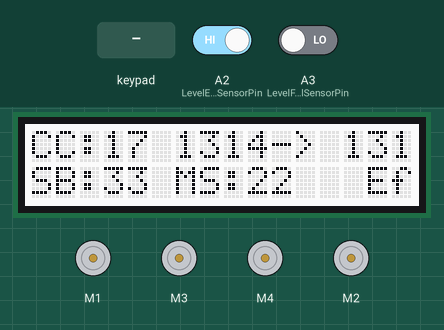
Recording of a sketch running on a simulated Arduino Uno, built with avr-gcc and run on an emulated ATmega328P. On the bench: 4 × DC motor (green arrow = forward, orange = backward, longer = faster), 16×2 character LCD. The test bench sets the inputs (shaded band); at power-on: A2 (LevelEmptySensorPin) HIGH, A3 (LevelFullSensorPin) LOW.

Above: at 1.7 s.
1.8 s: A2 (LevelEmptySensorPin) driven LOW
At 2.9 s:
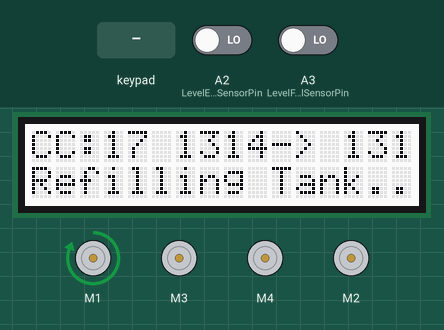
3.4 s: A3 (LevelFullSensorPin) driven HIGH
At 8.54 s:
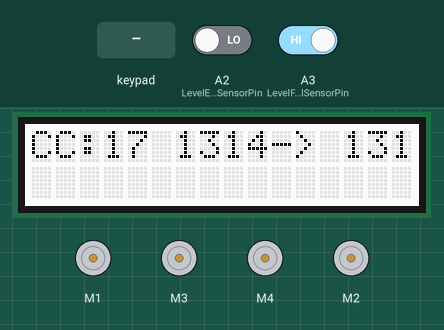
9.8 s: key 'S' pressed
At 14.3 s:
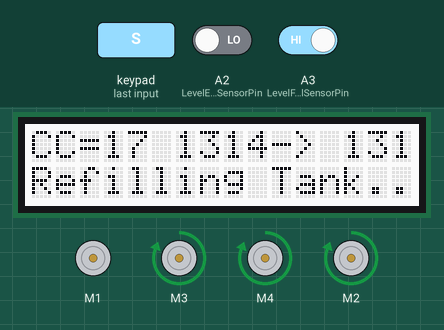
20.1 s: A2 (LevelEmptySensorPin) driven HIGH
At 25.1 s:
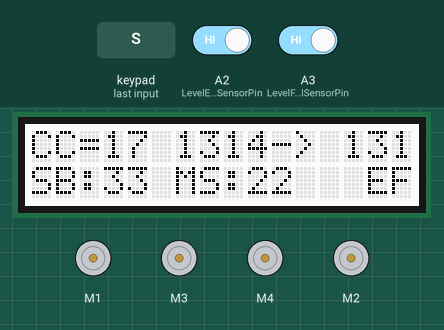
25.6 s: A3 (LevelFullSensorPin) driven LOW
At 26.7 s:
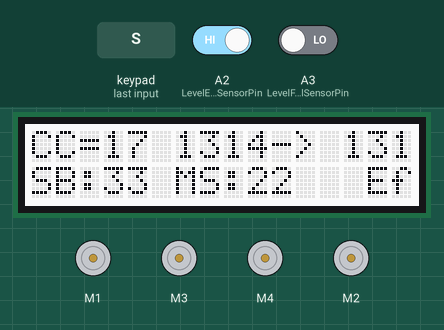
27.2 s: key 'S' pressed
At 28.4 s:
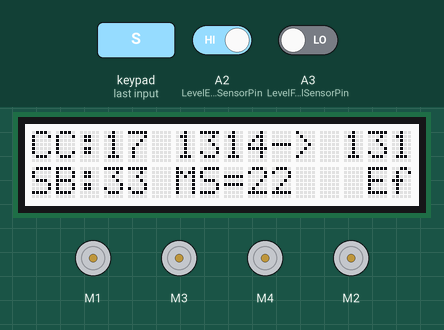
Timing chart, 0 to 29.9 s (numbered marks = the images above; inputs shaded):
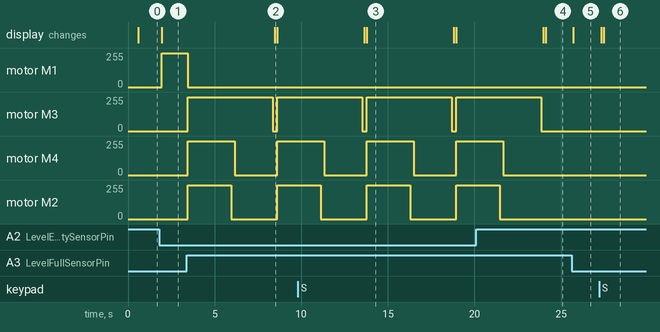

Measured:
- after the input at 1.8 s, motor M1: stopped → forward 255/255 after 0.16 s; the display: changes after 0.16 s (image 1)
- after the input at 3.4 s, motor M1: forward 255/255 → stopped after 0.06 s; motor M3: stopped → forward 255/255 after 0.06 s, → stopped 4.9 s later, → forward 255/255 0.27 s later
- after the input at 9.8 s, the display: first differs from a run without the input after 4.0 s (image 3)
- after the input at 20.1 s, motor M3: goes on until 23.9 s, then stays stopped; motor M4: goes on until 21.7 s, then stays stopped; motor M2: goes on until 21.5 s, then stays stopped; the display: first differs from a run without the input after 4.0 s (image 4)
- after the input at 25.6 s, the display: changes after 0.11 s (image 5)
- after the input at 27.2 s, the display: first changes after 0.12 s (image 6 shows a later state)
- what the display in image 3 shows lasts 5.0 s, from 13.8 s to 18.8 s

The sketch:

water.ino
```cpp
#include <Adafruit_RGBLCDShield.h>
#include <Adafruit_MotorShield.h>
#include <EEPROM.h>
#include "GravityTDS.h"

// TDS-IN
#define TdsInSensorPin A1
// TDS-OUT
#define TdsOutSensorPin A0
// Level FULL
#define LevelFullSensorPin A3
// Level EMPTY
#define LevelEmptySensorPin A2

GravityTDS gravityTdsIn, gravityTdsOut;

float temperature = 25, tdsInValue = 0, tdsOutValue = 0;
int LevelFullValue = 0, LevelEmptyValue = 0;

// The shield uses the I2C SCL and SDA pins. On classic Arduinos
// this is Analog 4 and 5 so you can't use those for analogRead() anymore
// However, you can connect other I2C sensors to the I2C bus and share
// the I2C bus.
Adafruit_RGBLCDShield lcd = Adafruit_RGBLCDShield();

// These #defines make it easy to set the backlight color
#define RED 0x1
#define YELLOW 0x3
#define GREEN 0x2
#define TEAL 0x6
#define BLUE 0x4
#define VIOLET 0x5
#define WHITE 0x7

// Create the motor shield object with the default I2C address
Adafruit_MotorShield AFMS = Adafruit_MotorShield();

// Connect a stepper motor with 200 steps per revolution (1.8 degree)
// to motor port #2 (M3 and M4)
Adafruit_StepperMotor *myStepper = AFMS.getStepper(200, 2);
// And connect DC motors to ports
Adafruit_DCMotor *IN = AFMS.getMotor(1);
Adafruit_DCMotor *CC = AFMS.getMotor(2);
Adafruit_DCMotor *SB = AFMS.getMotor(3);
Adafruit_DCMotor *MS = AFMS.getMotor(4);

int sb = 33, ms = 22, cc = 17;

char str[100], a[16], b[16];

void savesettings() {
  // write magic so we know that settings have been set
  EEPROM.write(0, 137);
  EEPROM.write(1, sb);
  EEPROM.write(2, ms);
  EEPROM.write(3, cc);
}

void restoresettings() {
  byte magic_t;
  magic_t = EEPROM.read(0);
  if(magic_t == 137) {
    sb = EEPROM.read(1);
    ms = EEPROM.read(2);
    cc = EEPROM.read(3);
  }
}

char *ftoa(char *a, double f, int precision)
{
  long p[] = {0,10,100,1000,10000,100000,1000000,10000000,100000000};

  char *ret = a;
  long heiltal = (long)f;
  itoa(heiltal, a, 10);
  while (*a != '\0') a++;
  if(precision > 0) {
    *a++ = '.';
    long desimal = abs((long)((f - heiltal) * p[precision]));
    itoa(desimal, a, 10);
  }
  return ret;
}

/**functions**/
void setup(){
  restoresettings();

  AFMS.begin();
  IN->setSpeed(255);
  IN->run(RELEASE);
  SB->setSpeed(255);
  SB->run(RELEASE);
  MS->setSpeed(255);
  MS->run(RELEASE);
  CC->setSpeed(255);
  CC->run(RELEASE);
  delay(500);

  lcd.begin(16, 2);               // start the library
  lcd.setBacklight(WHITE);
  //lcd.setCursor(0,0);             // set the LCD cursor   position
  //lcd.print("Push the buttons");  // print a simple message on the LCD

  gravityTdsIn.setPin(TdsInSensorPin);
  gravityTdsIn.setAref(5.0);  //reference voltage on ADC, default 5.0V on Arduino UNO
  gravityTdsIn.setAdcRange(1024);  //1024 for 10bit ADC;4096 for 12bit ADC
  gravityTdsIn.setKvalueAddress(4);
  gravityTdsIn.begin();  //initialization

  gravityTdsOut.setPin(TdsOutSensorPin);
  gravityTdsOut.setAref(5.0);  //reference voltage on ADC, default 5.0V on Arduino UNO
  gravityTdsOut.setAdcRange(1024);  //1024 for 10bit ADC;4096 for 12bit ADC
  gravityTdsOut.setKvalueAddress(8);
  gravityTdsOut.begin();  //initialization

  pinMode(LevelFullSensorPin, INPUT);
  pinMode(LevelEmptySensorPin, INPUT);
}

// 5,000g / 1,000,000 = 5mg per ppm
// to get 22ppm of a 5% solution:
// each gram of solution is 50mg of minerals
// 22 / 5 = 4.4g
// to get 4.4g we need to calculate number of seconds:
// 24g in 30 sec = 1.25 seconds per gram
// 20g in 30 sec = 1.5 seconds per gram
// 4.4 x 150 = 6.60 sec
int sb_per = 150, ms_per = 125, cc_per = 150;

void AddMinerals() {
  int i, sb_time, ms_time, cc_time, max_time;

  // begin pumping minerals

  // Sodium Bicarbonate
  SB->setSpeed(255);
  SB->run(FORWARD);

  // Magnesium Sulfate
  MS->setSpeed(255);
  MS->run(FORWARD);

  // Calcium Chloride
  CC->setSpeed(255);
  CC->run(FORWARD);

  sb_time = (((sb * 10) / 5) * sb_per) / 200;
  ms_time = (((ms * 10) / 5) * ms_per) / 200;
  cc_time = (((cc * 10) / 5) * cc_per) / 200;

  // calculate max
  if(sb_time > ms_time) max_time = sb_time;
  else max_time = ms_time;
  if(max_time < cc_time) max_time = cc_time;

  for(i = 0; i <= max_time; i++) {
    if(i == sb_time)
      SB->run(RELEASE);
    if(i == ms_time)
      MS->run(RELEASE);
    if(i == cc_time)
      CC->run(RELEASE);
    delay(100);
  }

  // close valve
  SB->run(RELEASE);
  MS->run(RELEASE);
  CC->run(RELEASE);
}

int RefillTimeout = 10 * 60 * 10; // 10 minutes
void RefillTank() {
  int i;

  // open valve to start filling tank
  IN->setSpeed(255);
  IN->run(FORWARD);

  // poll until tank is full or we reach our timeout
  for(i = 0; i < RefillTimeout; i++) {
      LevelFullValue = digitalRead(LevelFullSensorPin);
      if(LevelFullValue) break;
      delay(100);
  }

  // close valve
  IN->run(RELEASE);

  AddMinerals();
}

int count = 0;
int disconnected = 0;
int select = 0;

void loop(){
  switch (lcd.readButtons()){
    case BUTTON_RIGHT:{
      switch(select) {
        case 0:
          IN->run(RELEASE);
          break;
        case 1:
          CC->run(RELEASE);
          break;
        case 2:
          SB->run(RELEASE);
          break;
        case 3:
          MS->run(RELEASE);
          break;
      }
      break;
    }
    case BUTTON_LEFT:{
      switch(select) {
        case 0:
          IN->setSpeed(255);
          IN->run(FORWARD);
          break;
        case 1:
          CC->setSpeed(255);
          CC->run(FORWARD);
          break;
        case 2:
          SB->setSpeed(255);
          SB->run(FORWARD);
          break;
        case 3:
          MS->setSpeed(255);
          MS->run(FORWARD);
          break;
      }
      break;
    }
    case BUTTON_UP:{
      switch(select) {
        case 1:
          cc++;
          break;
        case 2:
          sb++;
          break;
        case 3:
          ms++;
          break;
      }
      savesettings();
      break;
    }
    case BUTTON_DOWN:{
      switch(select) {
        case 1:
          cc--;
          break;
        case 2:
          sb--;
          break;
        case 3:
          ms--;
          break;
      }
      savesettings();
      break;
    }
    case BUTTON_SELECT:{
      select++;
      select %= 4;
      break;
    }
  }

  //temperature = readTemperature();  //add your temperature sensor and read it

  if(count == 0) {
    gravityTdsIn.setTemperature(temperature);  // set the temperature and execute temperature compensation
    gravityTdsIn.update();  //sample and calculate
    tdsInValue = gravityTdsIn.getTdsValue();  // then get the value
    ftoa(a, tdsInValue, 0);

    gravityTdsOut.setTemperature(temperature);  // set the temperature and execute temperature compensation
    gravityTdsOut.update();  //sample and calculate
    tdsOutValue = gravityTdsOut.getTdsValue();  // then get the value
    ftoa(b, tdsOutValue, 0);

    if((tdsInValue > 999) || (tdsOutValue > 999) || (tdsInValue == 0) || (tdsOutValue == 0)) {
      tdsInValue = tdsOutValue = 0;
      disconnected = 1;
    } else {
      disconnected = 0;
    }
  }
  disconnected = 0;

  count++;
  count %= 100;

  if(!tdsOutValue) tdsOutValue = 0.0;

  LevelFullValue = digitalRead(LevelFullSensorPin);
  LevelEmptyValue = digitalRead(LevelEmptySensorPin);

  lcd.setCursor(6, 0);
  lcd.print(a);
  lcd.setCursor(10, 0);
  lcd.print("->");
  lcd.setCursor(13, 0);
  lcd.print(b);

  lcd.setCursor(0, 0);
  lcd.print("CC");
  if(select == 1) lcd.print("=");
  else lcd.print(":");
  lcd.print(cc);
  lcd.print(" ");
  lcd.setCursor(0, 1);
  lcd.print("SB");
  if(select == 2) lcd.print("=");
  else lcd.print(":");
  lcd.print(sb);
  lcd.print(" ");
  lcd.setCursor(6, 1);
  lcd.print("MS");
  if(select == 3) lcd.print("=");
  else lcd.print(":");
  lcd.print(ms);
  lcd.print(" ");

  lcd.setCursor(14, 1);
  sprintf(str, "%c%c", LevelEmptyValue ? 'E' : 'e', LevelFullValue ? 'F' : 'f');
  lcd.print(str);
  if(!LevelEmptyValue && !disconnected) {
    lcd.setCursor(0, 1);
    lcd.print("Refilling Tank..");
    RefillTank();
    lcd.setCursor(0, 1);
    lcd.print("                ");
  }

  delay(100);
}
```
